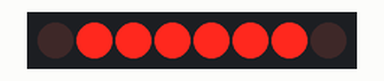
Recording of a sketch running on a simulated ESP32-S3. Parts: 8 shift-register outputs drawn as a row of LEDs (first output left, lit = HIGH). Wiring (inferred from the names in the program): shift register (74HC595): data GPIO 4; shift clock GPIO 7; latch GPIO 6. Wiring (inferred from the signals the program sends): row of LEDs: on Q0, Q1, Q2, Q3, Q4, Q5, Q6, Q7.

Above: at 0.1 s.
At 3.1 s:
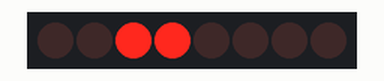
At 9.1 s:
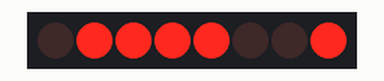
At 18.1 s:
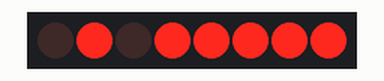
At 27.1 s:
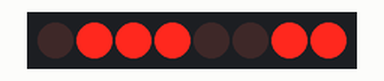
At 36.1 s:
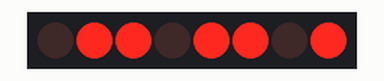
Timing chart, 0 to 40.0 s (numbered marks = the images above):
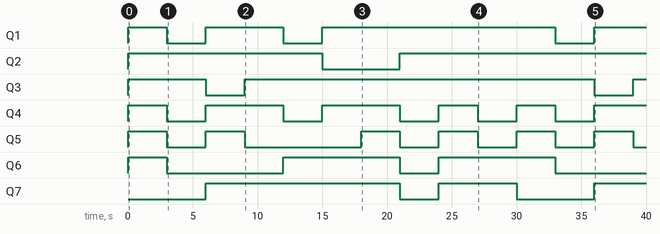

The sketch:

led_7_segment_display.ino
```cpp
// for ESP32 microcontroller
int clockPin = 7;//22; //green SHCP
int latchPin = 6;//21; // brown STCP
int dataPin = 4;//23; //blue DS

int DS_pin = 4;//23;
int STCP_pin = 6;//21;
int SHCP_pin = 7;//22 ;
                    // 0   1  2    3  4  5  6  7  8  9
int dec_digits   [10] {126,48,109,121,51,91,95,112,127,115};

void setup() {

  pinMode(DS_pin,   OUTPUT);
  pinMode(STCP_pin, OUTPUT);
  pinMode(SHCP_pin, OUTPUT);
}


void   loop() {

// for (int j=0;j<10;j++){
for (int i=0;i<10;i++){

  digitalWrite(STCP_pin,LOW);
  shiftOut(DS_pin, SHCP_pin, LSBFIRST,dec_digits[i]);

  // shiftOut(DS_pin, SHCP_pin, LSBFIRST,dec_digits[j]);
  digitalWrite(STCP_pin, HIGH);
  delay(3000);
}
}
// }
 
```

Measured:
- by itself, Q1: goes HIGH 3.0 s, LOW 3.0 s, HIGH 6.0 s, LOW 3.0 s, HIGH 18.0 s, LOW 3.0 s, then HIGH
- by itself, Q2: LOW → HIGH at 0.00 s, → LOW 15.0 s later, → HIGH 6.0 s later
- by itself, Q3: goes HIGH 6.0 s, LOW 3.0 s, HIGH 27.0 s, LOW 3.0 s, then HIGH
- by itself, Q4: LOW → HIGH at 0.00 s, → LOW 3.0 s later, → HIGH 3.0 s later, → LOW 6.0 s later, … (11 changes in this stretch)
- by itself, Q5: goes HIGH 3.0 s, LOW 3.0 s, HIGH 3.0 s, LOW 9.0 s, 3 × (HIGH 3.0 s, LOW 3.0 s), HIGH 3.0 s, then LOW
- by itself, Q6: goes HIGH 3.0 s, LOW 9.0 s, HIGH 9.0 s, LOW 3.0 s, HIGH 9.0 s, then LOW
- by itself, Q7: goes HIGH 15.0 s, LOW 3.0 s, HIGH 6.0 s, LOW 6.0 s, then HIGH
